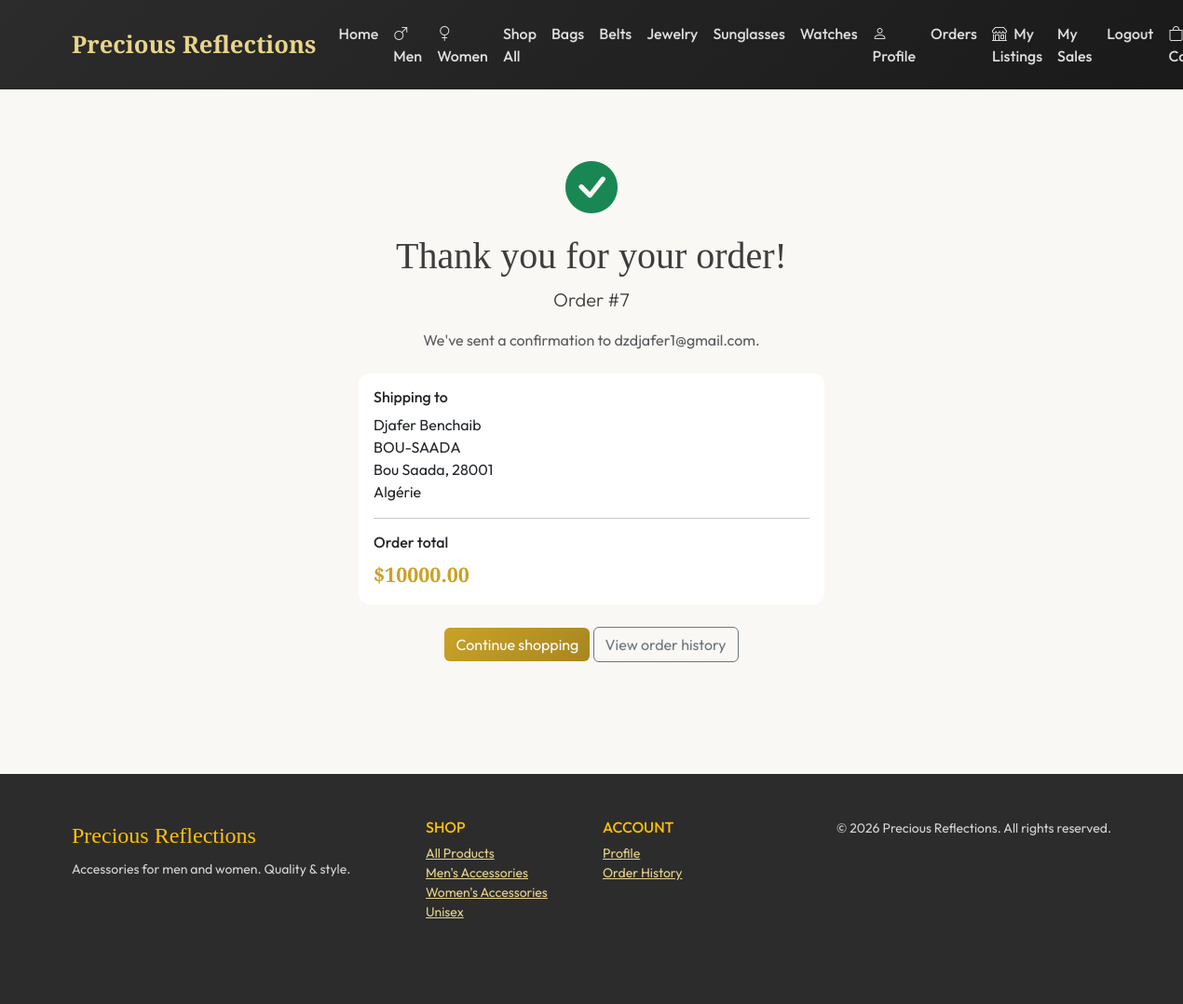
Page /order/7/confirmation/ (signed in) on the committed database.
### store/models.py (models this page shows, shortened)
class Category(models.Model):
    name = models.CharField(max_length=100)
    slug = models.SlugField(unique=True, max_length=100)
    description = models.TextField(blank=True)
    image = models.ImageField(upload_to='categories/', blank=True, null=True)
    created_at = models.DateTimeField(auto_now_add=True)
    class Meta:
        verbose_name_plural = 'Categories'
        ordering = ['name']

class Order(models.Model):
    STATUS_CHOICES = [
        ('P', 'Pending'),
        ('C', 'Confirmed'),
        ('S', 'Shipped'),
        ('D', 'Delivered'),
        ('X', 'Cancelled'),
    ]
    user = models.ForeignKey(settings.AUTH_USER_MODEL, on_delete=models.CASCADE, related_name='orders', null=True, blank=True)
    email = models.EmailField()
    first_name = models.CharField(max_length=100)
    last_name = models.CharField(max_length=100)
    address = models.CharField(max_length=255)
    city = models.CharField(max_length=100)
    postal_code = models.CharField(max_length=20)
    country = models.CharField(max_length=100)
    phone = models.CharField(max_length=30, blank=True)
    status = models.CharField(max_length=1, choices=STATUS_CHOICES, default='P')
    total = models.DecimalField(max_digits=10, decimal_places=2, default=0)
    created_at = models.DateTimeField(auto_now_add=True)
    updated_at = models.DateTimeField(auto_now=True)
    class Meta:
        ordering = ['-created_at']

### store/views.py (the view)
# urls.py: path('order/<int:order_id>/confirmation/', views.order_confirmation, name='order_confirmation'),
def order_confirmation(request, order_id):
    order = get_object_or_404(Order, id=order_id)
    if not request.user.is_authenticated:
        messages.warning(request, 'Please log in to view your order.')
        return redirect(reverse('accounts:login') + '?next=' + request.build_absolute_uri())
    can_view = (
        request.user.is_staff
        or order.user == request.user
        or order.items.filter(seller=request.user).exists()
    )
    if not can_view:
        messages.error(request, 'Order not found.')
        return redirect('store:home')
    return render(request, 'store/order_confirmation.html', {'order': order})

### store/context_processors.py (called while the page is built)
def cart_count(request):
    count = 0
    if request.session.get('cart'):
        for item in request.session['cart'].values():
            count += item.get('quantity', 0)
    return {'cart_count': count}

def categories_nav(request):
    from .models import Category
    categories = Category.objects.all()[:10]
    return {'nav_categories': categories}

### templates/store/order_confirmation.html (shortened to what this page needs)
{% extends 'base.html' %}
{% load static %}
{% block content %}
<div class="container text-center py-5">
  <i class="bi bi-check-circle-fill text-success display-4"></i>
  <h1 class="font-serif mt-3">Thank you for your order!</h1>
  <p class="lead">Order #{{ order.id }}</p>
  <p class="text-muted">We've sent a confirmation to {{ order.email }}.</p>
  <div class="card text-start mx-auto mt-4" style="max-width: 500px;">
    <div class="card-body">
      <h6>Shipping to</h6>
      <p class="mb-0">{{ order.first_name }} {{ order.last_name }}<br>
      {{ order.address }}<br>
      {{ order.city }}, {{ order.postal_code }}<br>
      {{ order.country }}</p>
      <hr>
      <h6>Order total</h6>
      <p class="product-price mb-0">${{ order.total }}</p>
    </div>
  </div>
  <div class="mt-4">
    <a href="{% url 'store:shop' %}" class="btn btn-gold">Continue shopping</a>
    {% if user.is_authenticated %}
    <a href="{% url 'accounts:order_history' %}" class="btn btn-outline-secondary">View order history</a>
    {% endif %}
  </div>
</div>
{% endblock %}

### templates/base.html (shortened to what this page needs)
{% load static %}
<!DOCTYPE html>
<html lang="en">
<head>
  <link href="https://cdn.jsdelivr.net/npm/bootstrap@5.3.2/dist/css/bootstrap.min.css" rel="stylesheet">
  <link rel="stylesheet" href="https://cdn.jsdelivr.net/npm/bootstrap-icons@1.11.1/font/bootstrap-icons.css">
</head>
<body>
  <nav class="navbar navbar-expand-lg navbar-dark py-3">
    <div class="container">
      <a class="navbar-brand" href="{% url 'store:home' %}">Precious Reflections</a>
      <div class="collapse navbar-collapse" id="nav">
        <ul class="navbar-nav me-auto">
          <li class="nav-item"><a class="nav-link" href="{% url 'store:home' %}">Home</a></li>
          <li class="nav-item"><a class="nav-link" href="{% url 'store:shop_men' %}"><i class="bi bi-gender-male me-1"></i> Men</a></li>
          <li class="nav-item"><a class="nav-link" href="{% url 'store:shop_women' %}"><i class="bi bi-gender-female me-1"></i> Women</a></li>
          <li class="nav-item"><a class="nav-link" href="{% url 'store:shop' %}">Shop All</a></li>
          {% for cat in nav_categories %}
          <li class="nav-item"><a class="nav-link" href="{% url 'store:shop' %}?category={{ cat.slug }}">{{ cat.name }}</a></li>
          {% endfor %}
        </ul>
        <ul class="navbar-nav">
          {% if user.is_authenticated %}
            <li class="nav-item"><a class="nav-link" href="{% url 'accounts:profile' %}"><i class="bi bi-person"></i> Profile</a></li>
            <li class="nav-item"><a class="nav-link" href="{% url 'accounts:order_history' %}">Orders</a></li>
            <li class="nav-item"><a class="nav-link" href="{% url 'store:my_listings' %}"><i class="bi bi-shop me-1"></i> My Listings</a></li>
            <li class="nav-item"><a class="nav-link" href="{% url 'store:my_sales' %}">My Sales</a></li>
            <li class="nav-item"><a class="nav-link" href="{% url 'accounts:logout' %}">Logout</a></li>
          {% else %}
            <li class="nav-item"><a class="nav-link" href="{% url 'accounts:login' %}">Login</a></li>
            <li class="nav-item"><a class="nav-link" href="{% url 'accounts:register' %}">Register</a></li>
          {% endif %}
          <li class="nav-item">
            <a class="nav-link position-relative" href="{% url 'store:cart' %}" {% if not user.is_authenticated %}title="Log in to add to cart and buy"{% endif %}>
              <i class="bi bi-bag"></i> Cart
            </a>
          </li>
        </ul>
      </div>
    </div>
  </nav>
  <main class="py-4">
    {% block content %}{% endblock %}
  </main>
  <footer class="py-5 mt-5">
    <div class="container">
      <div class="row">
        <div class="col-md-4 mb-4">
          <span class="font-serif fs-4 text-warning">Precious Reflections</span>
          <p class="mt-2 small">Accessories for men and women. Quality & style.</p>
        </div>
        <div class="col-md-2 mb-4">
          <h6 class="text-uppercase text-warning">Shop</h6>
          <ul class="list-unstyled small">
            <li><a href="{% url 'store:shop' %}">All Products</a></li>
            <li><a href="{% url 'store:shop_men' %}">Men's Accessories</a></li>
            <li><a href="{% url 'store:shop_women' %}">Women's Accessories</a></li>
            <li><a href="{% url 'store:shop' %}?gender=U">Unisex</a></li>
          </ul>
        </div>
        <div class="col-md-2 mb-4">
          <h6 class="text-uppercase text-warning">Account</h6>
          <ul class="list-unstyled small">
            {% if user.is_authenticated %}
            <li><a href="{% url 'accounts:profile' %}">Profile</a></li>
            <li><a href="{% url 'accounts:order_history' %}">Order History</a></li>
            {% else %}
            <li><a href="{% url 'accounts:login' %}">Login</a></li>
            <li><a href="{% url 'accounts:register' %}">Register</a></li>
            {% endif %}
          </ul>
        </div>
        <div class="col-md-4 mb-4 text-md-end small">
          &copy; {% now "Y" %} Precious Reflections. All rights reserved.
        </div>
      </div>
    </div>
  </footer>
</body>
</html>

### templates/base.html (style rules this page uses)
:root { --gold: #c9a227; --gold-light: #e8d48b; --charcoal: #2c2c2c; --cream: #faf8f5; --text: #3d3d3d; }
body { font-family: 'Outfit', sans-serif; background: var(--cream); color: var(--text); }
.font-serif { font-family: 'Cormorant Garamond', serif; }
.navbar { background: linear-gradient(135deg, var(--charcoal) 0%, #1a1a1a 100%) !important; }
.navbar-brand { font-family: 'Cormorant Garamond', serif; font-size: 1.6rem; font-weight: 600; color: var(--gold-light) !important; }
.nav-link { color: rgba(255,255,255,.85) !important; font-weight: 500; }
.btn-gold { background: linear-gradient(135deg, var(--gold), #a88620); color: #fff; border: none; }
.card { border: none; border-radius: 12px; overflow: hidden; transition: transform .2s, box-shadow .2s; }
.product-price { font-family: 'Cormorant Garamond', serif; font-size: 1.35rem; color: var(--gold); font-weight: 600; }
footer { background: var(--charcoal); color: rgba(255,255,255,.8); }
footer a { color: var(--gold-light); }

### rows in the picture
Category: name "Bags"
Category: name "Belts"
Category: name "Jewelry"
Category: name "Sunglasses"
Category: name "Watches"
Order: id "7", email "dzdjafer1@gmail.com", first_name "Djafer", last_name "Benchaib", address "BOU-SAADA", city "Bou Saada", postal_code "28001", country "Algérie", total "10000.00"
